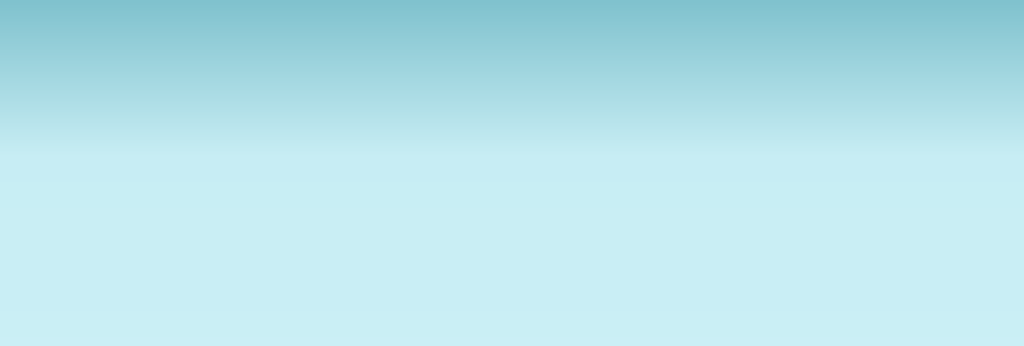
#> input picture assets/platform_assets/background_layers/normal_bg/background_layer_5.png, 1024 x 346 px, found by its file name
$ python test_composite.py
#> lines starting #> are read from the running program, lines starting #| are printed output that depends on the picture
import numpy as np
from PIL import Image

sky_raw = Image.open(r"c:\Users\Lin\OneDrive\Pictures\Camera Roll\Documents\project-1-test\assets\platform_assets\background_layers\normal_bg\background_layer_5.png").convert("RGBA")
#> sky_raw is the input picture: PIL image 1024x346 RGBA; mean R, G, B, A 183.8, 227.7, 235.5, 255
l4_raw = Image.open(r"scratch\test_l4_clean.png").convert("RGBA")
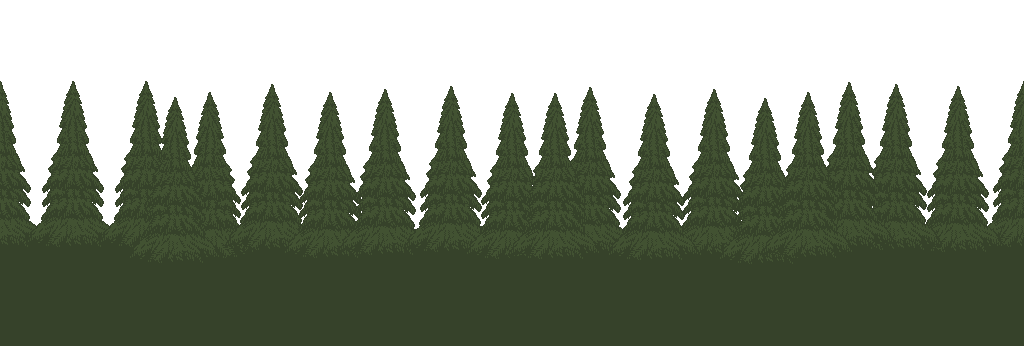
#> input picture assets/platform_assets/background_layers/normal_bg/background_layer_1.png, 1024 x 346 px, given in place of test_l4_clean.png, which was not available
#> l4_raw is the input picture: PIL image 1024x346 RGBA; mean R, G, B, A 33.8, 41.5, 26.1, 150.5
l3_raw = Image.open(r"scratch\test_l3_clean.png").convert("RGBA")
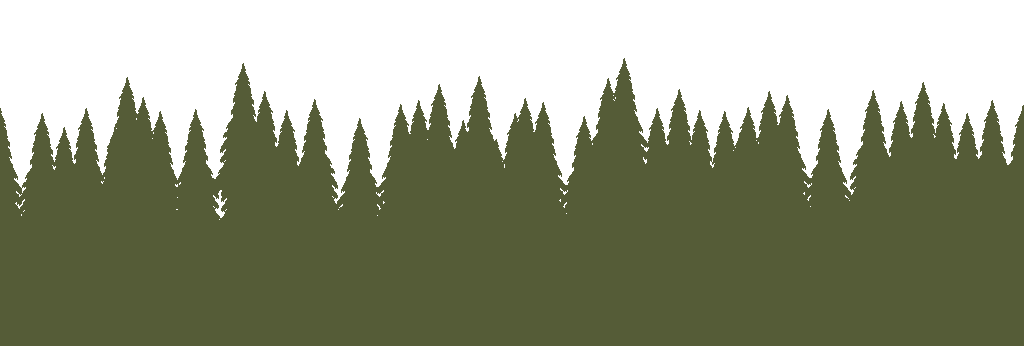
#> input picture assets/platform_assets/background_layers/normal_bg/background_layer_2.png, 1024 x 346 px, given in place of test_l3_clean.png, which was not available
#> l3_raw is the input picture: PIL image 1024x346 RGBA; mean R, G, B, A 53.4, 57.8, 34.5, 160.1
l2_raw = Image.open(r"scratch\test_l2_clean.png").convert("RGBA")
l1_raw = Image.open(r"c:\Users\Lin\OneDrive\Pictures\Camera Roll\Documents\project-1-test\assets\bicol_bg\Rice_Field_Layer1.png").convert("RGBA")
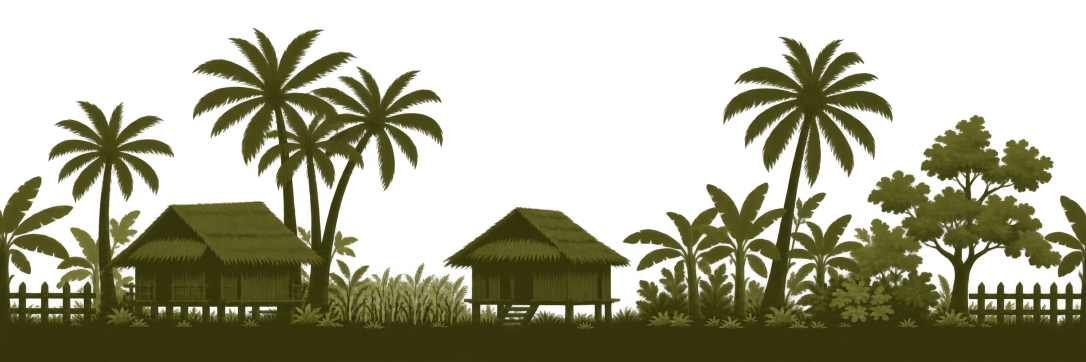
#> input picture assets/bicol_bg/Rice_Field_Layer1.png, 2172 x 724 px, found by its file name (shown at 1/2 size)
#> l1_raw is the input picture: PIL image 2172x724 RGBA; mean R, G, B, A 36.9, 36.6, 9.4, 112.5

# Let's check aspect ratio and sizing:
# Target viewport preview resolution: 1280 x 720 (or 2160 x 720)
CANVAS_W = 2160
CANVAS_H = 720

# Sky: resize to fit canvas
sky = sky_raw.resize((CANVAS_W, CANVAS_H), Image.Resampling.BILINEAR)

# For L4 (Mayon):
# If Mayon is scaled to height 720: width is int(1376 * (720 / 768)) = 1290
# We can center Mayon or place it across the 2160 canvas.
# Or if scaled to (2160, 720):
l4_stretch = l4_raw.resize((CANVAS_W, CANVAS_H), Image.Resampling.BILINEAR)

# Let's also test a centered Mayon where the tree canopy extends to 2160:
l4_centered = Image.new("RGBA", (CANVAS_W, CANVAS_H), (0, 0, 0, 0))
#> l4_centered: PIL image 2160x720 RGBA; every value is 0
scale_4 = 720.0 / l4_raw.height
#> scale_4 = 2.08
w4_proportional = int(l4_raw.width * scale_4)
#> w4_proportional = 2130
l4_prop = l4_raw.resize((w4_proportional, 720), Image.Resampling.BILINEAR)

# For L3 (Terraced hills):
l3_fit = l3_raw.resize((CANVAS_W, CANVAS_H), Image.Resampling.BILINEAR)

# For L2 (Midground rice paddies):
l2_fit = l2_raw.resize((CANVAS_W, CANVAS_H), Image.Resampling.BILINEAR)

# For L1: already 2160 x 720
l1_fit = l1_raw

# Composite 1: With L4 stretched to 2160
comp1 = Image.alpha_composite(sky, l4_stretch)
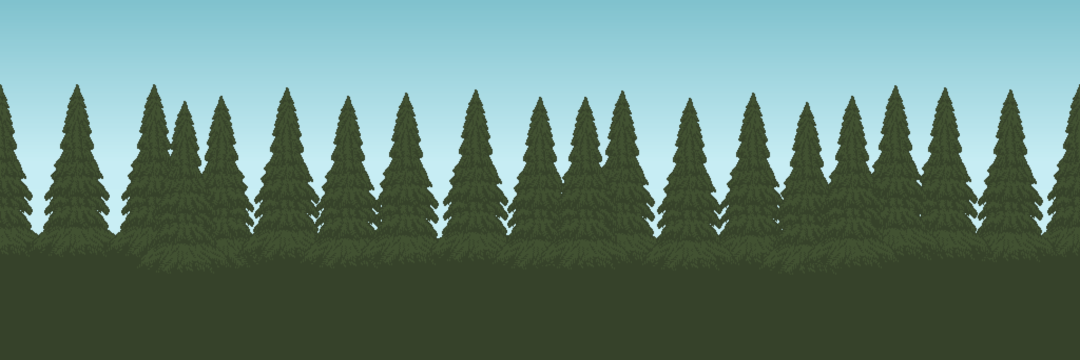
#> comp1: PIL image 2160x720 RGBA (shown at 1/2 size); mean R, G, B, A 100, 129.3, 117.8, 255
comp1 = Image.alpha_composite(comp1, l3_fit)
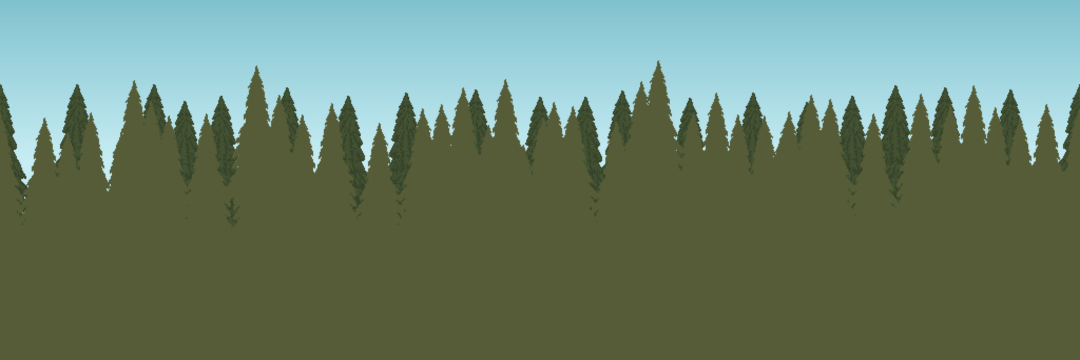
#> comp1: PIL image 2160x720 RGBA (shown at 1/2 size); mean R, G, B, A 106, 129.1, 107.7, 255
comp1 = Image.alpha_composite(comp1, l2_fit)
#> (the run stopped early here; a loop or call above may not have finished)
